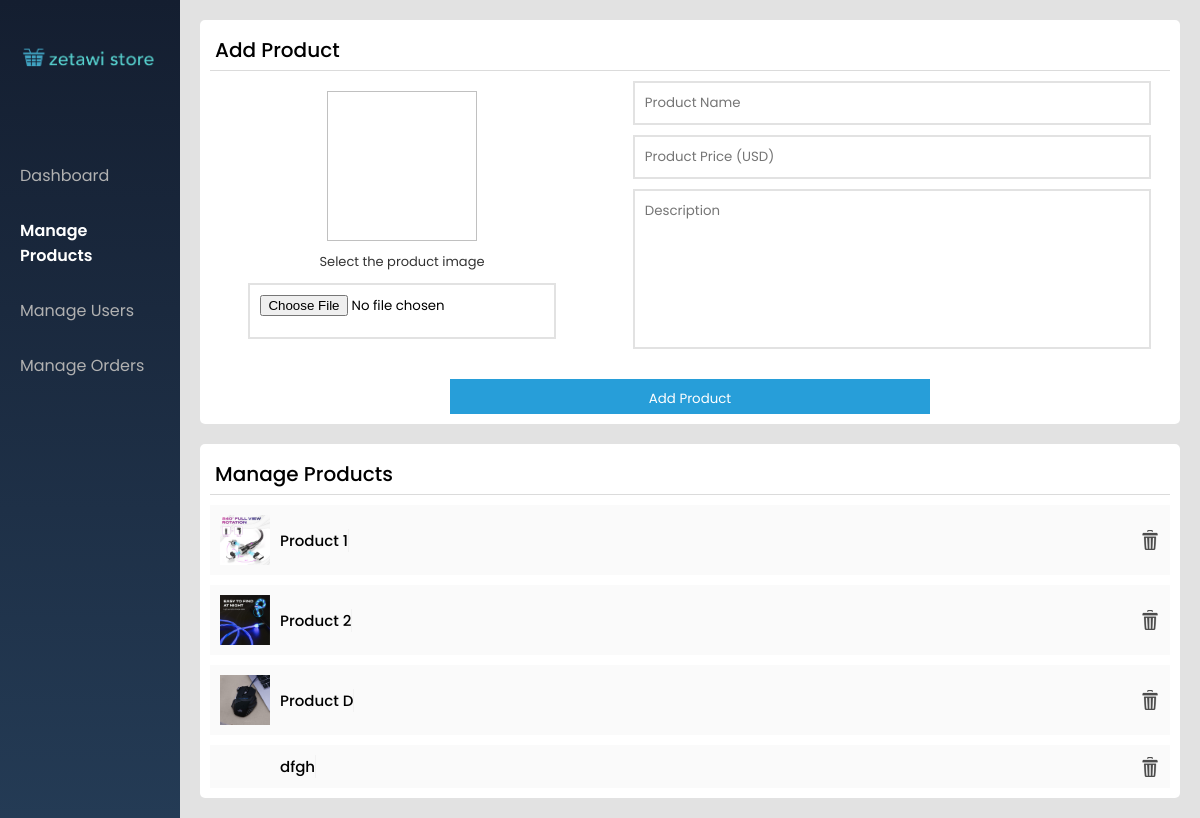
Screenshot of /admin/manage-products.php with the database file from the repository.
### tables this page shows
CREATE TABLE `Product` (
  `id` int(11) NOT NULL,
  `name` varchar(255) NOT NULL,
  `description` text NOT NULL,
  `price` decimal(10,2) NOT NULL,
  `image_url` varchar(255) NOT NULL,
  `upload_date` date NOT NULL
);

### admin/manage-products.php (the view, shortened to what this page needs)
<!DOCTYPE html>
<?php
$servername = "localhost";
$username = "root";
$password = "";
$dbname = "zetawiStore";
$conn = mysqli_connect($servername, $username, $password, $dbname);
$getProductQuery = "select * from Product";
$runProductQuery = mysqli_query($conn, $getProductQuery);
?>
<html lang="en">
<head>
    <link rel="stylesheet" href="../styles/admin-basic.css">
    <link rel="stylesheet" href="../styles/admin-manage-products.css">
</head>
<body>
    <div class="container">
        <div class="side-bar">
            <img src="../images/logo.png" onclick="location.href=`../home.php`">
            <ul>
                <li onclick="location.href='dashboard.php'">Dashboard</li>
                <li style="color:white; font-weight:600;">Manage Products</li>
                <li onclick="location.href='manage-users.php'">Manage Users</li>
                <li onclick="location.href='manage-orders.php'">Manage Orders</li>
            </ul>
        </div>
        <div class="workplace">
            <div class="add-products">
                <h1> Add Product</h1>
                <form action="manage-products.php" method="post" enctype="multipart/form-data">
                    <div class="main-container">
                        <div class="left-side">
                            <img id="img-preview">
                            <h2>Select the product image</h2>
                            <input type="file" name="productImage" onchange="loadfile(event)">
                        </div>
                        <div class="right-side">
                            <input type="text" name="productName" placeholder="Product Name">
                            <input type="text" name="productPrice" placeholder="Product Price (USD)">
                            <textarea type="text" name="productDes" placeholder="Description" rows="10"
                                cols="50"></textarea>
                        </div>
                    </div>
                    <input type="submit" value="Add Product" name="submit">
                </form>
            </div>
            <div class="manage-products">
                <h1>Manage Products</h1>
                <div class="products-list">
                <?php
                    while($rowProduct = mysqli_fetch_array($runProductQuery)) {
                        $productImage = $rowProduct['image_url'];
                        $productName = $rowProduct['name'];
                        $productID = $rowProduct['id'];
                        echo"
                        <div class='product'>
                            <div class='main' onclick=location.href='../view-product.php?product_id=$productID'>
                                <img src='../images/$productImage' alt=''>
                                <h2>$productName</h1>
                            </div>
                            <img class='delete' src='../images/delete.png' alt='' onClick='deleteItem($productID)' title='Delete';>
                        </div>
                        ";
                    }
                ?>
                </div>
            </div>
        </div>
    </div>
</body>
</html>

### styles/admin-basic.css (style rules this page uses)
* { padding: 0; margin: 0; box-sizing: border-box; font-family: "Poppins", sans-serif; }
body { background-color: rgb(226, 226, 226); }
.container { max-width: 1400px; width: 100%; margin-left: auto; margin-right: auto; display: grid; grid-template-columns: 15% 85%; height: 100vh; background-color: rgb(226, 226, 226); }
.side-bar { background: linear-gradient(#141e30, #243b55); color: white; position: relative; }
.side-bar img { width: 170px; padding: 10px 0; text-align: center; }
.side-bar ul { text-decoration: none; color: rgb(177, 177, 177); margin-top: 30px; padding: 10px; }
.side-bar ul li { list-style: none; margin-bottom: 10px; border-radius: 20px; padding: 10px; }

### styles/admin-manage-products.css (style rules this page uses)
.workplace .add-products { background-color: white; margin: 20px; padding: 10px; border-radius: 5px; }
.workplace .add-products h1 { padding: 5px; font-weight: 500; font-size: 20px; border-bottom: 1px solid rgb(219, 219, 219); }
.workplace .add-products .main-container { display: grid; grid-template-columns: 40% 60%; column-gap: 10px; }
.workplace .add-products h2 { font-weight: 400; font-size: 13px; opacity: 0.8; }
.workplace .add-products .left-side { display: grid; justify-items: center; }
.workplace .add-products .main-container img { margin-top: 20px; min-height: 150px; width: 150px; }
.workplace .add-products .right-side { display: grid; justify-items: center; }
.workplace .add-products input[type="file"] { border: 1px solid rgb(219, 219, 219); margin-bottom: 10px; width: 80%; outline: white; border: 2px solid rgb(226, 226, 226); }
.workplace .add-products input[type="text"] { margin-top: 10px; width: 90%; }
.workplace .add-products textarea { height: 160px; width: 90%; margin-top: 10px; resize: none; }
.workplace .add-products input, textarea { border: 2px solid rgb(226, 226, 226); padding: 10px; }
.workplace .add-products input[type="submit"] { background-color: #279ed9; outline: none; border: none; color: white; height: 35px; margin-top: 30px; width: 50%; position: relative; left: 50%; transform: translate(-50%,0); }
.workplace .manage-products { background-color: white; margin: 20px; padding: 10px; border-radius: 5px; }
.manage-products h1 { padding: 5px; font-weight: 500; font-size: 20px; border-bottom: 1px solid rgb(219, 219, 219); }
.manage-products .product { display: grid; grid-template-columns: auto 20px; background-color: rgb(250, 250, 250); align-items: center; padding: 10px; margin-top: 10px; }
.manage-products .main { display: grid; grid-template-columns: 50px max-content max-content; align-items: center; border-radius: 3px; }
.manage-products .main img { width: 50px; }
.manage-products .main h2 { margin-left: 10px; font-weight: 500; font-size: 15px; border-right: 1px solid #f2f2f2; }
.manage-products .delete { width: 20px; opacity: 0.7; cursor: pointer; }

### rows the page displays
product: image_url (picture), name "Product 1"
product: image_url (picture), name "Product 2"
product: image_url (picture), name "Product D"
product: name "dfgh"
